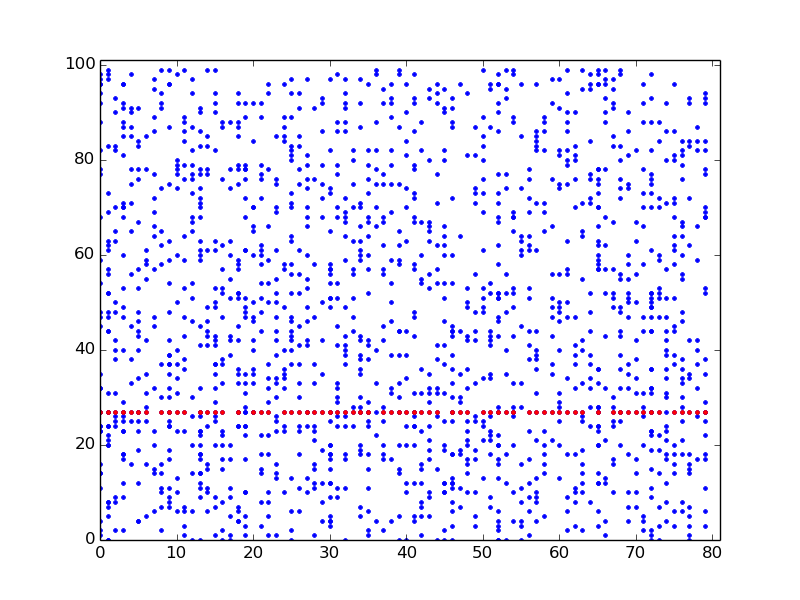

Write the Python code that produced this figure.
import numpy 
from networkx.algorithms import bipartite
import math
import datetime
import matplotlib.pyplot as plt
import random
from copy import deepcopy
import data
import networkx as nx
from networkx.algorithms import bipartite
import plot
import test1
import nrmf

def matrix_factorization(R, P, Q, K, steps=5000, alpha=0.0002, beta=0.02):
    Q = Q.T
    for step in xrange(steps):
        for i in xrange(len(R)):
            for j in xrange(len(R[i])):
                if R[i][j] > 0:
                    eij = R[i][j] - numpy.dot(P[i,:],Q[:,j])
                    for k in xrange(K):
                        P[i][k] = P[i][k] + alpha * (2 * eij * Q[k][j] - beta * P[i][k])
                        Q[k][j] = Q[k][j] + alpha * (2 * eij * P[i][k] - beta * Q[k][j])
        eR = numpy.dot(P,Q)
        e = 0
        for i in xrange(len(R)):
            for j in xrange(len(R[i])):
                if R[i][j] > 0:
                    e = e + pow(R[i][j] - numpy.dot(P[i,:],Q[:,j]), 2)
                    for k in xrange(K):
                        e = e + (beta/2) * ( pow(P[i][k],2) + pow(Q[k][j],2) )
        if e < 0.001:
            break
    return P, Q.T

###############################################################################



if __name__ == "__main__":
    n = 100
    l = 80
    #RB = bipartite.random_graph(n,l,0.2)
    #X, Y = bipartite.sets(RB)
    
    #print len(X)
    #print len(Y)
    #RB = bipartite.biadjacency_matrix(RB,X)
    #RBM = RB.toarray() 
    
    M, anomaly, injected_M, RBM = test1.synth1(n,l)

    n = len(RBM)
    l = len(RBM[0])
    r = 10
    
    F,G,R = nrmf.AltQP_Inc(injected_M,n,r,l)
    test1.plotResidual(R,anomaly,n,r,l) 


    r = 2

    P = numpy.random.rand(n,r)
    Q = numpy.random.rand(l,r)

    nP, nQ = matrix_factorization(RBM, P, Q, r)
    aR = numpy.dot(nP,nQ.T)
    residual = RBM - aR
    for row in range(len(residual)):
        source_list = []
        target_list = []
        anomaly_source_list = []
        anomaly_target_list = []
        for col in range(len(residual[row])):
            if abs(residual[row][col]) > 0.0001:
                source_list.append(row)
                target_list.append(col)
                if row in anomaly:
                    if col in anomaly[row]:
                        anomaly_source_list.append(row)
                        anomaly_target_list.append(col)
        plt.plot(target_list, source_list, 'b.')
        plt.plot(anomaly_target_list, anomaly_source_list, 'r.')
    plt.savefig('mf.png')
